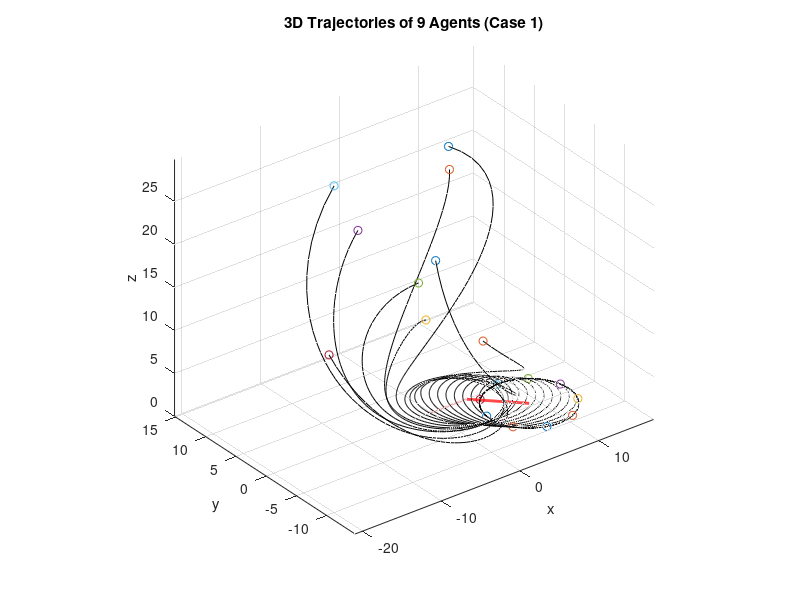
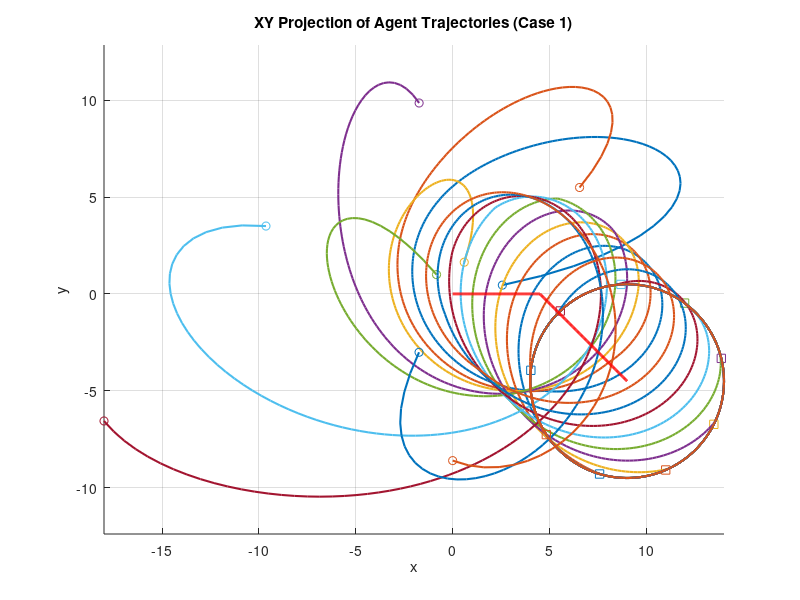

MATLAB code for these plots, in order:
% Cooperative Control for Target Capturing Task
% Case 1 from Kim & Sugie (2007), Automatica 43, pp.1426–1431
% 9 agents pursuing a moving target in 3D using cyclic pursuit strategy.

clear; clc; close all;
% Parameters
n  = 9;                 % number of agents
R  = 5;                 % desired distance to target
phi_des = 0;            % desired altitude angle (rad)
k1 = 5; k2 = 5; k3 = 5; % controller gains
ts = 0.01;              % time step
T  = 5;                 % total simulation time
steps = T/ts;

% Initial conditions (Table 1)
theta0 = [0.175 0.698 1.222 1.745 2.269 2.793 3.491 4.189 4.712];
r0     = [30 25 10 20 15 30 25 20 15];
phi0   = [1.484 1.222 1.396 1.047 1.484 1.222 0.698 1.396 0.960];

theta = theta0; 
r     = r0;
phi   = phi0;

% Storage
traj = zeros(n,3,steps);  % agent positions
target = zeros(3,steps);

% Target trajectory (from paper)
% po(t) = [3t,0,0]T for 0<=t<=1.5
%       = [3t, -3(t-1.5), 0]T for 1.5<t<=3
%       = [9,-4.5,0]T for 3<t<=5
target_fun = @(t) [ ...
    (t<=1.5).*3*t + (t>1.5 & t<=3).*3*t + (t>3).*9 ; ...
    (t<=1.5).*0    + (t>1.5 & t<=3).*(-3*(t-1.5)) + (t>3).*(-4.5) ; ...
    zeros(size(t)) ];

% Simulation loop
for k = 1:steps
    t = (k-1)*ts;
    
    % Target position
    po = target_fun(t);
    target(:,k) = po;
    
    % Compute agent positions in Cartesian coordinates
    for i=1:n
        xi = r(i)*cos(theta(i))*cos(phi(i));
        yi = r(i)*sin(theta(i))*cos(phi(i));
        zi = r(i)*sin(phi(i));
        traj(i,:,k) = [xi, yi, zi] + po';
    end
    
    % Control laws (update polar coords)
    dtheta = zeros(1,n);
    for i=1:n-1
        dtheta(i) = theta(i+1) - theta(i);
    end
    %last one is done outside of the loop
    dtheta(n) = theta(1) - theta(n) + 2*pi;
    
    theta_dot = k1*dtheta;
    r_dot     = k2*(R - r);
    phi_dot   = k3*(phi_des - phi);
    
    % Euler integration
    theta = theta + ts*theta_dot;
    r     = r + ts*r_dot;
    phi   = phi + ts*phi_dot;
end

% Plot results
% 3D trajectories
figure; hold on; grid on; axis equal
colors = lines(n);
for i=1:n
    plot3(squeeze(traj(i,1,:)), squeeze(traj(i,2,:)), squeeze(traj(i,3,:)), ...
        'Color', 'k', 'LineWidth',0.5);
    plot3(traj(i,1,1), traj(i,2,1), traj(i,3,1), 'o', 'Color', colors(i,:), 'MarkerSize',6); % start
    plot3(traj(i,1,end), traj(i,2,end), traj(i,3,end), 'o', 'Color', colors(i,:), 'MarkerSize',6); % end
end
view(3);
plot3(target(1,:),target(2,:),target(3,:),'r','LineWidth',2); % target path
xlabel('x'); ylabel('y'); zlabel('z');
title('3D Trajectories of 9 Agents (Case 1)');
hold off;

% XY projection
figure; hold on; grid on; axis equal
for i=1:n
    plot(squeeze(traj(i,1,:)), squeeze(traj(i,2,:)), 'Color', colors(i,:), 'LineWidth',1.5);
    plot(traj(i,1,1), traj(i,2,1), 'o', 'Color', colors(i,:));
    plot(traj(i,1,end), traj(i,2,end), 's', 'Color', colors(i,:));
end
plot(target(1,:),target(2,:),'r','LineWidth',2);
xlabel('x'); ylabel('y');
title('XY Projection of Agent Trajectories (Case 1)');
